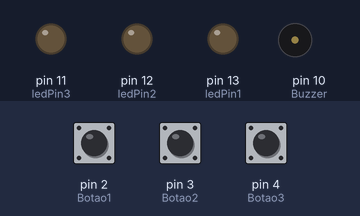
This sketch was run on a simulated Arduino Uno, built with avr-gcc and run on an emulated ATmega328P. Shown: output pins drawn as LEDs (lit = HIGH), buzzer (waves = sounding, pin HIGH). The test bench sets the inputs (shaded band); at power-on: pin 2 (Botao1) LOW, pin 3 (Botao2) LOW, pin 4 (Botao3) LOW.

Above: at 1.2 s.
1.3 s: pin 2 (Botao1) pulled HIGH for 0.15 s
At 2.4 s:
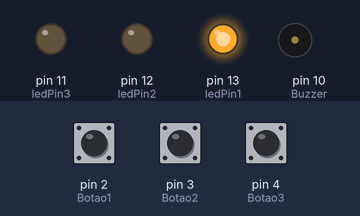
4.4 s: pin 3 (Botao2) pulled HIGH for 1 s
At 4.8 s:
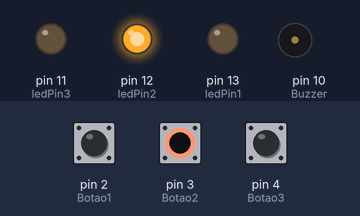
8.4 s: pin 4 (Botao3) pulled HIGH for 3.2 s
At 9.9 s:
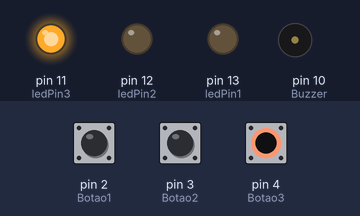
Timing chart, 0 to 19.5 s (numbered marks = the images above; inputs shaded):
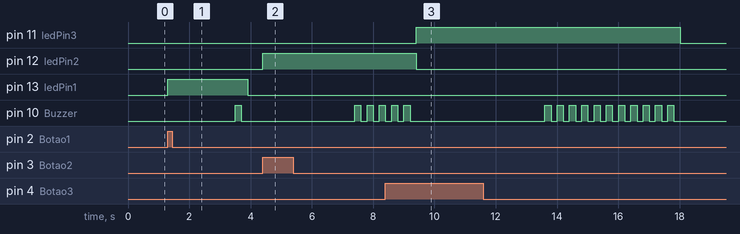

The sketch:

modulo3.ino
```cpp
const int ledPin1 = 13;
const int ledPin2 = 12;
const int ledPin3 = 11;
const int Botao1 = 2;
const int Botao2 = 3;
const int Botao3 = 4;
const int Buzzer = 10; //O buzzer está colocado no pino 10
int EstadoBotao1 = 0;
int EstadoBotao2 = 0;
int EstadoBotao3 = 0;
int Tom = 0; //Variavel para armazenar a nota musical

int cont = 0;
void setup() {
  pinMode(Buzzer, OUTPUT);
  pinMode(ledPin1, OUTPUT);
  pinMode(Botao1, INPUT);
  pinMode(ledPin2, OUTPUT);
  pinMode(Botao2, INPUT);
  pinMode(ledPin3, OUTPUT);
  pinMode(Botao3, INPUT);
}
unsigned long TempoAtual;
void loop() {
  EstadoBotao1 = digitalRead(Botao1);
  EstadoBotao2 = digitalRead(Botao2);
  EstadoBotao3 = digitalRead(Botao3);

  if (EstadoBotao1 && !EstadoBotao2 && !EstadoBotao3) {
    Tom = 100;
    cont++;
    digitalWrite(ledPin1, HIGH);
    delay(200);
     TempoAtual = millis();
  }
  if (EstadoBotao2 && !EstadoBotao1 && !EstadoBotao3) {
    Tom = 200;
    cont++;
    digitalWrite(ledPin2, HIGH);
    delay(200);
     TempoAtual = millis();
  }
  if (EstadoBotao3 && !EstadoBotao2 && !EstadoBotao1) {
    Tom = 500;
    cont++;
    digitalWrite(ledPin3, HIGH);
    delay(200);
     TempoAtual = millis();
  }

  //Lógica de verificação do tempo
  if ((millis() - TempoAtual) >= 2000) { //atraso = 2000
    //tempoAnterior = TempoAtual;    // Salva o tempo atual
    for(int i=0 ; i<cont; i++){
      if (Tom > 0) { //enquanto Tom for maior que zero faça o que esta descrit o baixo:
        digitalWrite(Buzzer, HIGH); // Liga buzzer
        delayMicroseconds(500); // Espera o tempo proporcional ao comprimento de onda da nota musical em milisegundos
        delay(200);
        digitalWrite(Buzzer, LOW); // Desliga buzzer
        delayMicroseconds(500); // Espera o tempo proporcional ao comprimento de onda da nota musical em milisegundos
        delay(200);
     }
    }
    cont=0;
    digitalWrite(ledPin1, LOW);
    digitalWrite(ledPin2, LOW);
    digitalWrite(ledPin3, LOW);
  }

  /*
  if (Tom > 0) { //enquanto Tom for maior que zero faça o que esta descrit o baixo:
    digitalWrite(Buzzer, HIGH); // Liga buzzer
    delayMicroseconds(Tom); // Espera o tempo proporcional ao comprimento de onda da nota musical em milisegundos
    digitalWrite(Buzzer, LOW); // Desliga buzzer
    delayMicroseconds(Tom); // Espera o tempo proporcional ao comprimento de onda da nota musical em milisegundos
    Tom = 0; // Reseta o Tom para zero, para sair do loop while e nao tocar o som constantemente
    digitalWrite(ledPin1, LOW);
    digitalWrite(ledPin2, LOW);
    digitalWrite(ledPin3, LOW);
  }*/
}
```

Measured:
- after the input at 1.3 s, pin 13 (ledPin1): LOW → HIGH at once, → LOW 2.6 s later; pin 10 (Buzzer): LOW → HIGH after 2.2 s, → LOW 0.20 s later
- after the input at 4.4 s, pin 12 (ledPin2): LOW → HIGH at once; pin 10 (Buzzer): alternates HIGH for 0.20 s and LOW for 0.20 s, starting after 3.0 s
- after the input at 8.4 s, pin 11 (ledPin3): LOW → HIGH after 1.0 s, → LOW 8.6 s later
